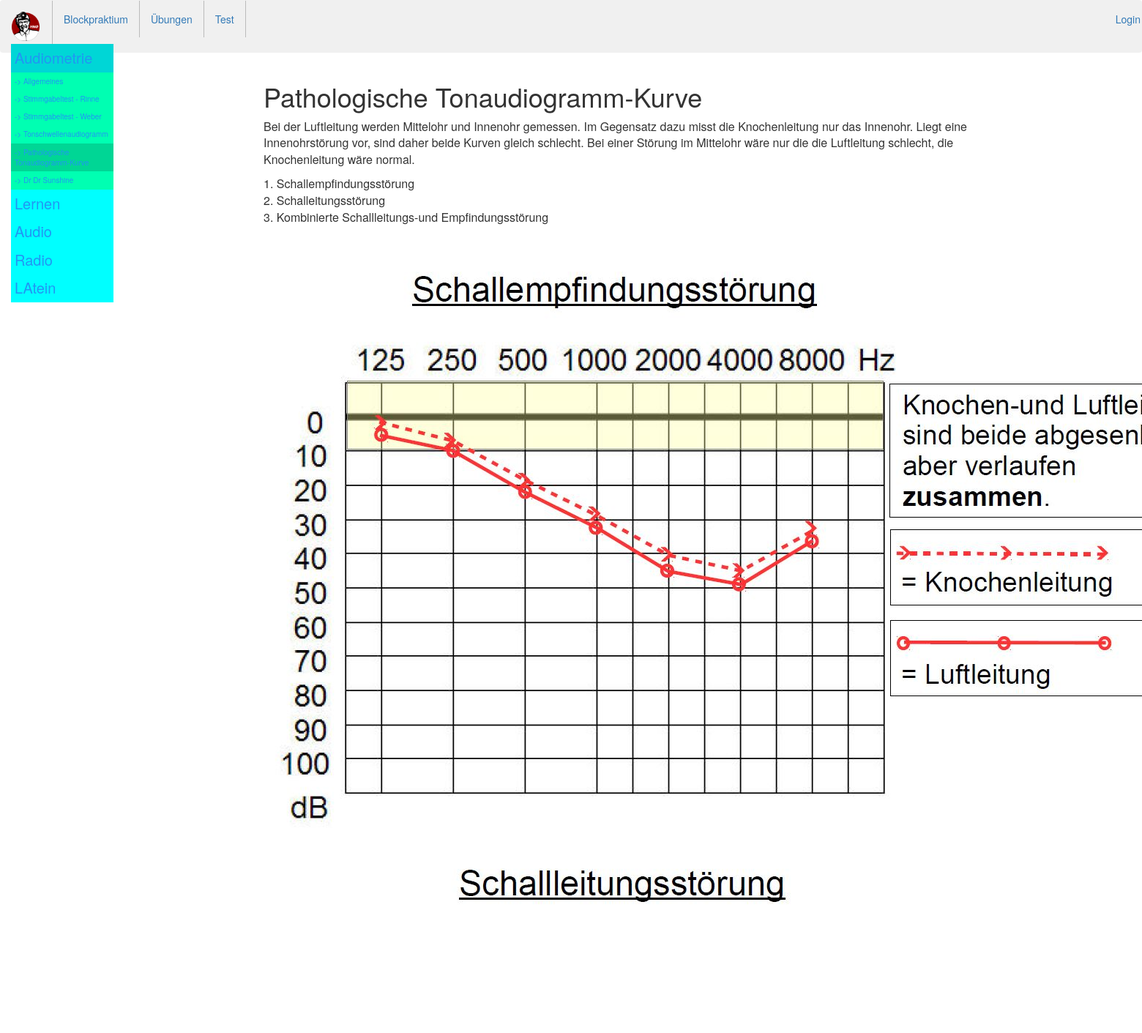
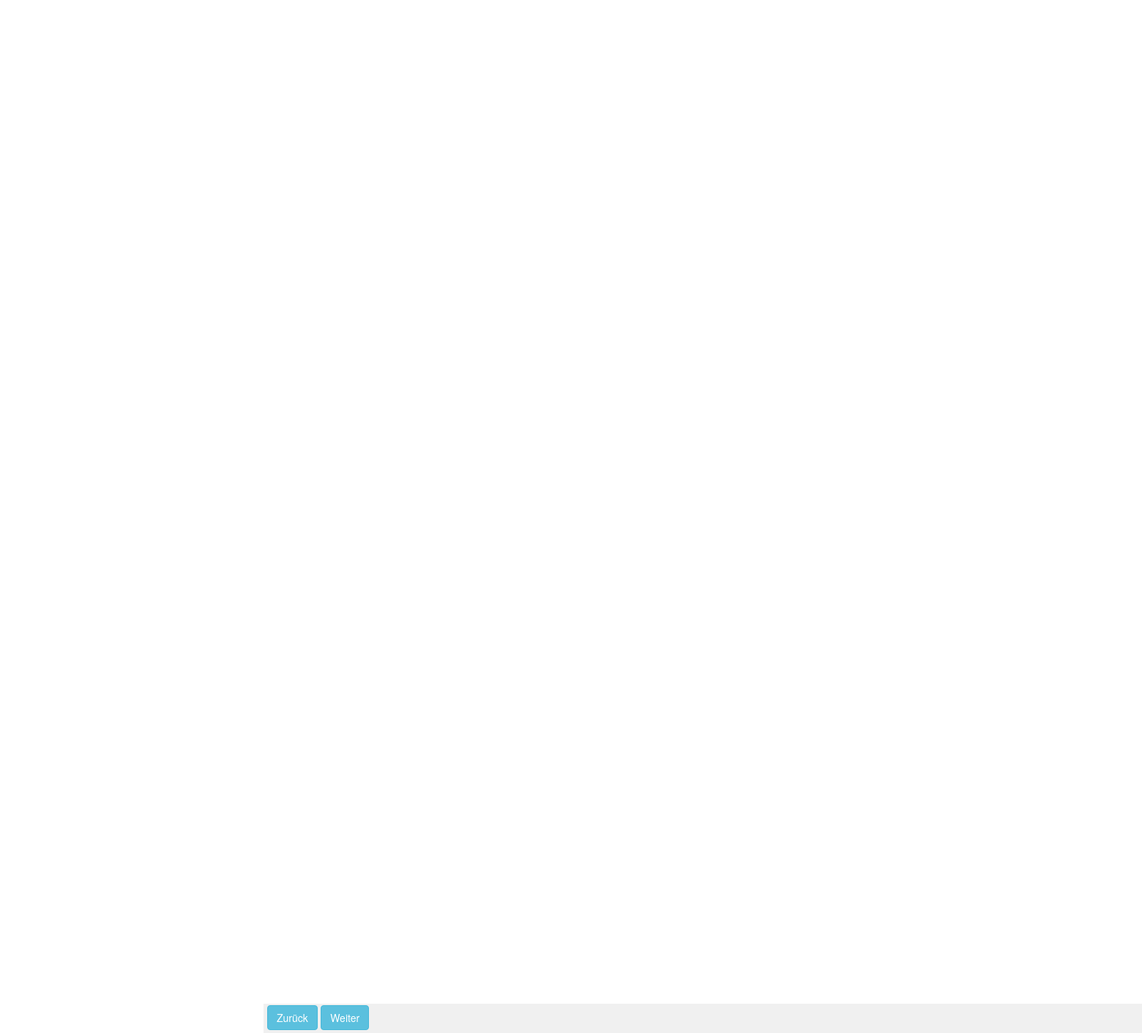
/lernen/Pathologische Tonaudiogramm-Kurve, run on the app's committed database (2 pictures, top to bottom).
### lernen/models.py (models this page shows, shortened)
class Kapitel(models.Model):
    kapitelname = models.CharField(max_length=30)
    def __str__(self):
        return self.kapitelname

class Artikel(models.Model):
    title = models.CharField(max_length=100)
    my_order = models.PositiveIntegerField(default=0, blank=False, null=False)
    unterschrift = models.CharField(max_length=100, blank=True,  null=True)
    kapitel = models.ForeignKey(Kapitel)
    text = models.TextField()
    unten = models.BooleanField(default=False)  # um fragen ob Bilder unten angezeigt werden sollen
    video = models.URLField(max_length=200, blank=True)
    content = RichTextField(blank=True,  null=True)
    class Meta(object):
        ordering = ['my_order']

### lernen/views.py (the view)
# urls.py: url(r'^lernen/', article),
def article(request):
    t = loader.get_template('lernseite.html')
    if request.path == "/lernen/":
        art = Artikel.objects.get(my_order=1)
    else:
        art = Artikel.objects.get(title=request.path.split("/")[2])
    active = str(art.kapitel)
    activetitle = str(art.title)
    """ Kapitel fuer Kapiteluebersicht suchen """
    kapitelliste = []
    linkliste = []
    samekapitelarticle = []
    for article in Artikel.objects.all():
        if str(article.kapitel) not in kapitelliste:
            kapitelliste.append(str(article.kapitel))
            linkliste.append("/lernen/"+str(article.title))
        if str(article.kapitel) == str(art.kapitel):
            samekapitelarticle.append(article.title)
    c = {"art": art,
         "kapitelliste": zip(kapitelliste, linkliste),
         "samekapitelarticle": zip(samekapitelarticle, ["/lernen/" + art.replace(" ", "%20") for art in samekapitelarticle]),
         "active": active,
         "activetitle": activetitle}
    if request.user.is_authenticated():
        c["logged_in"] = True
    """ Bilder fuer Bilder suchen """
    imglist = []
    for img in art.artikelimages_set.all():
        print(img.image)
        imglist.append(img.image)
    if imglist != []:
        c["imglist"] = imglist
    """ Youtube Video einfuegen """
    if art.video != None:
        c["videolink"] = art.video
    try:
        naechst = Artikel.objects.get(my_order=art.my_order+1).title
        c["naechst"] = "/lernen/"+naechst
    except:
        pass
    try:
        zuruck = Artikel.objects.get(my_order=art.my_order-1).title
        c["zuruck"] = "/lernen/"+zuruck
    except:
        pass
    html = t.render(c)
    html = html.replace("(u)", '<u>')
    html = html.replace("(br)", "<br>")
    html = html.replace("(/u)", '</u>')
    html = html.replace("(b)", '<b>')
    html = html.replace("(/b)", '</b>')
    html = html.replace("(***)", '<a href="#" data-toggle="popover" data-content="')
    html = html.replace("(**)", '" data-trigger="hover" data-placement="top">')
    html = html.replace("(*)", '</a>')
    return HttpResponse(html)

### templates/lernseite.html (shortened to what this page needs)
{% extends "base.html" %}
{% block content %}
   <h1>  {{ art.title }} </h1>
   <div class = "mainartikel">
     {{ art.text|linebreaks }}
   </div>
   {%if art.unten%}
    <div class ="bilderunten">
        {%for image in imglist%}
            <img class = "bildunten" src = "{{ image.url }}" align ="left" >
        {%endfor%}
     </div>
  {%endif%}
{% endblock %}

### templates/base.html (shortened to what this page needs)
<!DOCTYPE HTML PUBLIC "-//W3C//DTD HTML 4.01//EN">
<html lang="en">
<head>
    <link rel="stylesheet" href="https://maxcdn.bootstrapcdn.com/bootstrap/3.3.7/css/bootstrap.min.css">
</head>
<body>
  <nav class="navbar" style = "background-color: rgba(230,230,230,0.6)">
  <ul class = "nav navbar-nav">
    {% load static %}
    <li><a href = "/"> <img src="{% static "ubung/hno_Logo.png" %}" alt="My image" style="width:40px;height:40px;"></a></li>
    <li><a href="/lernen/">Blockpraktium</a></li>
    <li><a href="/ubung/">Übungen</a></li>
    <li><a href="#">Test</a></li>
  </ul>
  <ul class ="nav navbar-nav navbar-right">
    {% if logged_in %}
    <li><a href="/newarticle">Neuer Artikel</a></li>
    <li><a href="/logout">Logout</a></li>
    {% else %}
    <li><a href="/login">Login</a></li>
    {% endif %}
  </ul>
</nav>
  <div class="container-fluid">
  <div class = "vert">
    {% for kapitel, link in kapitelliste %}
        {% if kapitel == active %}
            <a class = "active" href="{{link}}">{{kapitel}}</a>
            {% for title, link in samekapitelarticle %}
                {% if title == activetitle%}
                    <a class = "untertitelactive" href={{link}}> -> {{title}} </a>
                {% else %}
                    <a class = "untertitel" href={{link}}> -> {{title}} </a>
                {%endif%}
            {%endfor%}
        {%else%}
            <a href="{{link}}">{{kapitel}}</a>
        {%endif%}
    {%endfor%}
  </div>
  </div>
  <div class="container">
  <div class ="main">
    {% block content %}{% endblock %}
    <footer class="bg-white fixed-bottom">
    {% if zuruck %}
       <a id = "prevLink" href="{{ zuruck }}" class = "btn btn-info" style ="margin-top:2px; margin-left:5px;"> Zurück </a>
    {% endif %}
    {% if naechst %}
    <a id = "nextLink" href="{{ naechst }}" class = "btn btn-info" style ="margin-top:2px;"> Weiter </a>
    {% endif %}
  </footer>
  </div>
  </div>
</body>
</html>

### templates/base.html (style rules this page uses)
.active { color:#064579; background: #00D6D6; }
.vert { width: 140px; position:fixed; z-index: 1; top: 60px; left: 10 px; background: #00ffff; overflow-x: hidden; font-size: 20px; }
.vert a { padding: 5px 5px 5px 5px; text-decoration: none; color: #2196F3; display:block; }
li { border-right: 1px solid #bbb; float: left; }
.untertitel { background-color: #00FFB2; font-size: 10px; margin: 0px 0px; }
.untertitelactive { background-color: #00D695; font-size: 10px; }
.main { margin-left: 150px; font-size: 16px; padding-bottom:70px; }
.navbar { background-color: rgba(230,230,230,0.6); }
footer { position: fixed; height: 40px; bottom: 0; width: 100%; background-color: rgba(230,230,230,0.6); }

### data on the page
Kapitel: kapitelliste "Audiometrie"
Artikel: samekapitelarticle "Allgemeines"
Artikel: samekapitelarticle "Stimmgabeltest - Rinne"
Artikel: samekapitelarticle "Stimmgabeltest - Weber"
Artikel: samekapitelarticle "Tonschwellenaudiogramm"
Artikel: samekapitelarticle "Dr Dr Sunshine"
Kapitel: kapitelliste "Lernen"
Kapitel: kapitelliste "Audio"
Kapitel: kapitelliste "Radio"
Kapitel: kapitelliste "LAtein"
Artikel: title "Pathologische Tonaudiogramm-Kurve", text "Bei der Luftleitung werden Mittelohr und Innenohr gemessen. Im Gegensatz dazu misst die Knochenleitung nur das Innenohr. Liegt eine Innenohrstörung vor, sind daher beide Kurven gleich schlecht. Bei einer Störung im Mittelohr wäre nur die die Luftleitung schlecht, die Knochenleitung wäre normal. 1. Schallempfindungsstörung 2. Schalleitungsstörung 3. Kombinierte Schallleitungs-und Empfindungsstörung", unten True (drawn)
